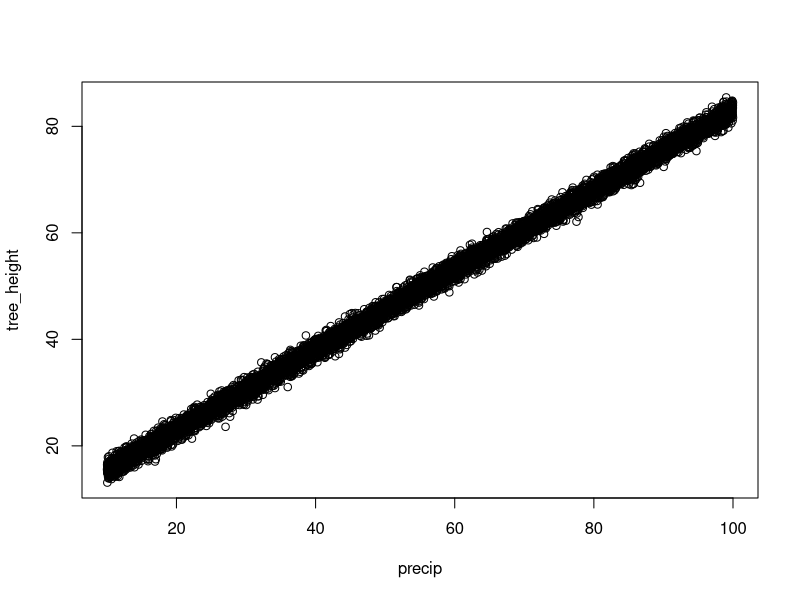

The R script that drew this image: (Note: this script raises an error after producing the figure.)
## ---- chunk 1

library(tidyverse)
# x = precip
# y = tree height

precip <- runif(1e4, min = 10, max = 100)

beta0 <- 8 

beta1 <- 0.75

sigma <- 1

u <- rnorm(1e4, mean = 0, sd = sigma) #mean has to be zero because the positive and negative errors will balance out
 tree_height <- beta0 + beta1 * precip + u
 
 plot(precip, tree_height)
 
 tree_pop <- tibble(precip, tree_height)
 ggplot(tree_pop, aes(precip, tree_height))+
   geom_point(alpha = 0.05)+
   geom_abline(slope = beta1, 
               intercept = beta0,
               color = "firebrick",
               linewidth = 2)+
   geom_point(data = tree_sample, 
              color = "cornflowerblue")+
 geom_abline(slope = 0.76573, 
             intercept = 7.69,
             color = "cornflowerblue", 
             linewidth = 1.5)
 
 pop_lm <- lm(tree_height ~ precip, tree_pop)
 summary(pop_lm)
 
 
 tree_sample <- sample_n(tree_pop, 10)
 

 sample_lm <- lm(tree_height ~ precip, tree_sample)
 
 summary(sample_lm)$coef["precip", "Estimate"]
 
